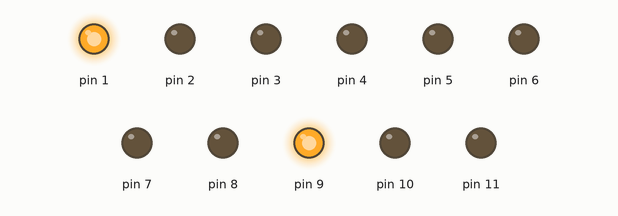
A sketch run on a simulated Arduino Uno, built with avr-gcc and run on an emulated ATmega328P. Parts: output pins drawn as LEDs (lit = HIGH).

Above: at 0.02 s.
At 0.42 s:
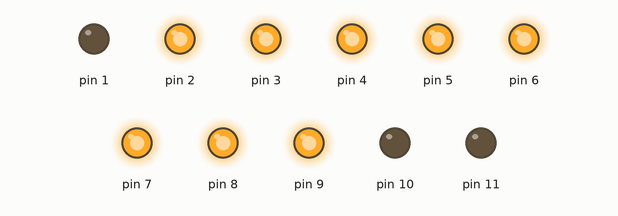
At 0.83 s:
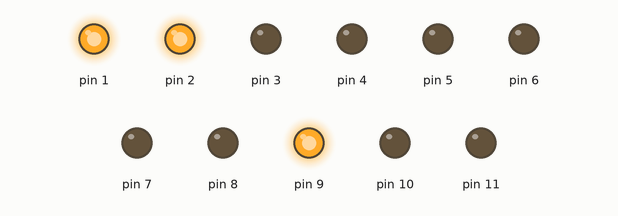
At 1.48 s:
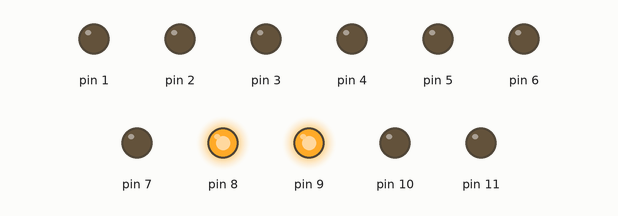
At 2.14 s:
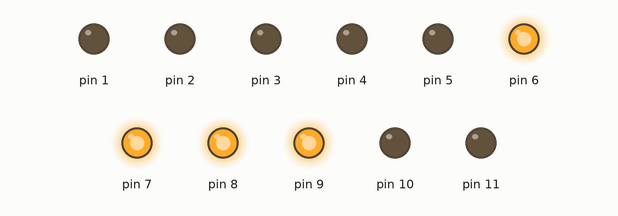
At 2.95 s:
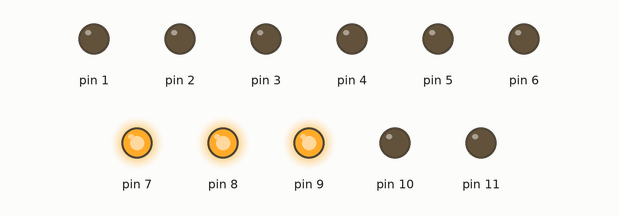
Timing chart, 0 to 3.2 s (numbered marks = the images above):
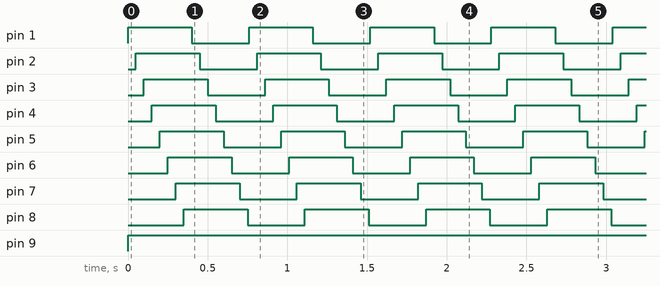

Measured:
- by itself, pin 1–8: alternates HIGH for 0.40 s and LOW for 0.36 s
- by itself, pin 9: LOW → HIGH at 0.00 s
- by itself, everything shown: repeats every 0.76 s, in 15 steps

The sketch:

eyes_around.ino
```cpp
/*

*/

int d = 50;
float on = .10;
float off = 10;

// the setup function runs once when you press reset or power the board
void setup() {
    pinMode(1, OUTPUT);
    pinMode(2, OUTPUT);
    pinMode(3, OUTPUT);
    pinMode(4, OUTPUT);
    pinMode(5, OUTPUT);
    pinMode(6, OUTPUT);
    pinMode(7, OUTPUT);
    pinMode(8, OUTPUT);
    pinMode(9, OUTPUT);
    pinMode(10, OUTPUT);
    pinMode(11, OUTPUT);


}


// the loop function runs over and over again forever
void loop() {
  digitalWrite(9, HIGH);   // turn the LED on (HIGH is the voltage level)

  digitalWrite(1, HIGH);    // turn the LED off by making the voltage LOW
  delay(d);
  digitalWrite(2, HIGH);   // turn the LED on (HIGH is the voltage level)
  delay(d);
  digitalWrite(3, HIGH);   // turn the LED on (HIGH is the voltage level)
  delay(d);
  digitalWrite(4, HIGH);   // turn the LED on (HIGH is the voltage level)
  delay(d);
  digitalWrite(5, HIGH);   // turn the LED on (HIGH is the voltage level)
  delay(d);
  digitalWrite(6, HIGH);   // turn the LED on (HIGH is the voltage level)
  delay(d);
  digitalWrite(7, HIGH);   // turn the LED on (HIGH is the voltage level)
  delay(d);
  digitalWrite(8, HIGH);   // turn the LED on (HIGH is the voltage level)
  delay(d);
  digitalWrite(9, HIGH);
  delay(on);              // wait for period - LONGER RATIO ON MEANS BRIGHTER 0.016 is 60 hz (1:17) starts to flicker - if you need simmer, us FLOAT, not INT and have "on" time less than 1 ms

  digitalWrite(1, LOW);    // turn the LED off by making the voltage LOW
  delay(d);
  digitalWrite(2, LOW);   // turn the LED on (HIGH is the voltage level)
  delay(d);
  digitalWrite(3, LOW);   // turn the LED on (HIGH is the voltage level)
  delay(d);
  digitalWrite(4, LOW);   // turn the LED on (HIGH is the voltage level)
  delay(d);
  digitalWrite(5, LOW);   // turn the LED on (HIGH is the voltage level)
  delay(d);
  digitalWrite(6, LOW);   // turn the LED on (HIGH is the voltage level)
  delay(d);
  digitalWrite(7, LOW);   // turn the LED on (HIGH is the voltage level)
  delay(d);
  digitalWrite(8, LOW);   // turn the LED on (HIGH is the voltage level)
  delay(off);              // wait for period - LONGER RATIO OFF ON MEANS DIMMER

}
```
